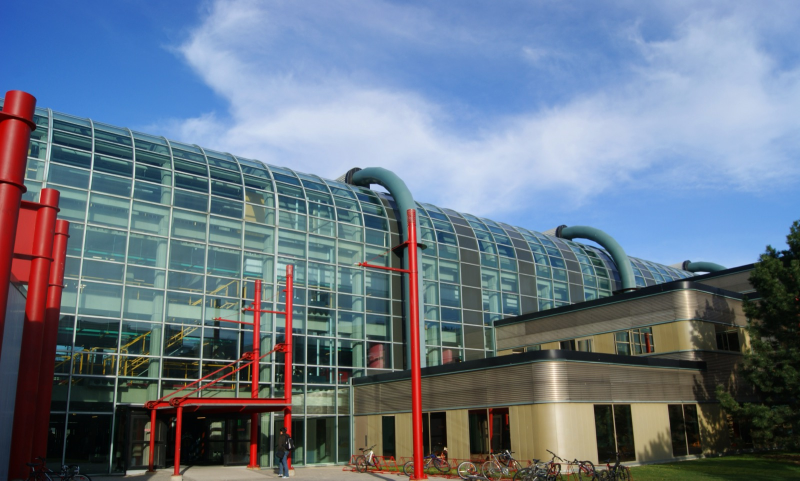
#> input picture docs/refs/buildings/dc/commons/DC_entrance_and_low_wing_2012.jpg, 1600 x 961 px (shown at 1/2 size); its folder holds only this picture in this run
$ python sheet.py ../../docs/refs/buildings/dc/commons/DC_entrance_and_low_wing_2012.jpg
#> lines starting #> are read from the running program, lines starting #| are printed output that depends on the picture
"""Contact sheet of one reference folder: python -m tools.refs.sheet docs/refs/buildings/dc [OUT.jpg] [--glob earth_*]"""
import sys
from pathlib import Path

from PIL import Image, ImageDraw

TW = 400


def sheet(folder, out=None, pattern="*.jpg", cols=4):
#> called with pattern = '*.jpg', cols = 4
    folder = Path(folder)
    files = sorted(list(folder.glob(pattern)) + list((folder / "private").glob(pattern)) + list((folder / "commons").glob(pattern)))
    if not files:
        print("no images in", folder)
        return None
    thumbs = []
    for f in files:
        im = Image.open(f).convert("RGB")
#> im is the input picture: PIL image 1600x961 RGB; mean R, G, B 104.4, 118.4, 134.2
        im = im.resize((TW, round(im.height * TW / im.width)))
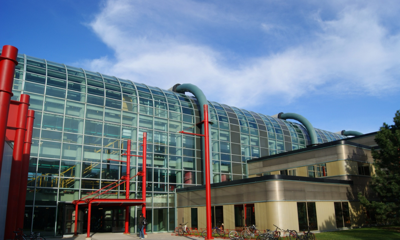
#> im: PIL image 400x240 RGB; mean R, G, B 104.4, 118.5, 134.2
        lab = Image.new("RGB", (TW, im.height + 16), "white")
#> lab: PIL image 400x256 RGB; every value is 255
        lab.paste(im, (0, 16))
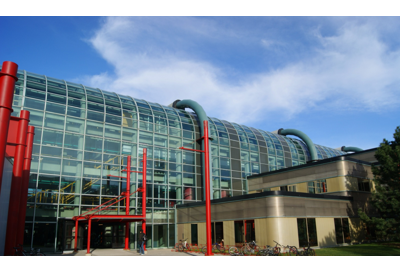
#> lab: PIL image 400x256 RGB; mean R, G, B 113.8, 127, 141.8
        ImageDraw.Draw(lab).text((4, 2), f.name[:60], fill="black")
        thumbs.append(lab)
    rows = [thumbs[k:k + cols] for k in range(0, len(thumbs), cols)]
#> rows = 1 item
    H = sum(max(t.height for t in r) for r in rows)
#> H = 256
    S = Image.new("RGB", (TW * cols, H), "white")
#> S: PIL image 1600x256 RGB; every value is 255
    y = 0
    for r in rows:
        for c, t in enumerate(r):
            S.paste(t, (c * TW, y))
        y += max(t.height for t in r)
#> this loop made 1 pass
#> y on pass 1: 256
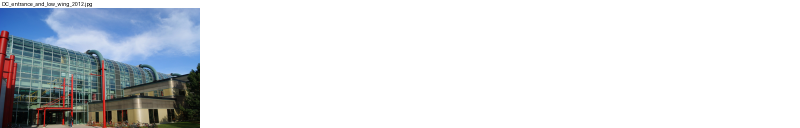
#> S: PIL image 1600x256 RGB (shown at 1/2 size); mean R, G, B 219.5, 222.8, 226.5
#> after the loop, y = 256
    out = Path(out) if out else folder / "private" / "_sheet.jpg"
    S.save(out, quality=80)
    print(out, len(files))
    return out


if __name__ == "__main__":
    a = [x for x in sys.argv[1:] if not x.startswith("--")]
    g = sys.argv[sys.argv.index("--glob") + 1] if "--glob" in sys.argv else "*.jpg"
    sheet(a[0], a[1] if len(a) > 1 and not a[1].startswith("earth") else None, g)

$ run again, on docs/refs/buildings/dc/commons/DC_entrance_red_frames_closeup_2010.jpg
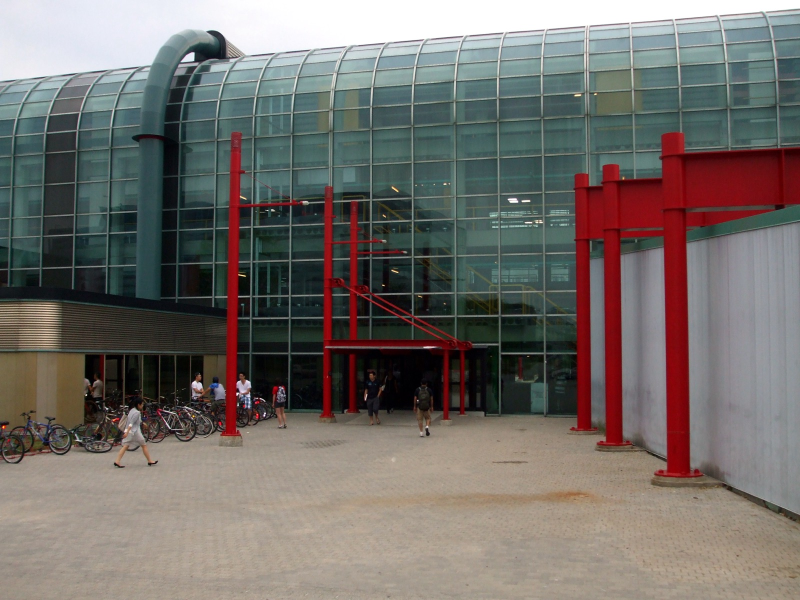
#> input picture docs/refs/buildings/dc/commons/DC_entrance_red_frames_closeup_2010.jpg, 1600 x 1200 px (shown at 1/2 size)
#> in sheet, im is the input picture: PIL image 1600x1200 RGB; mean R, G, B 115.2, 110.2, 105.9
#> im: PIL image 400x300 RGB
#> in sheet, `lab.paste(im, (0, 16))`:
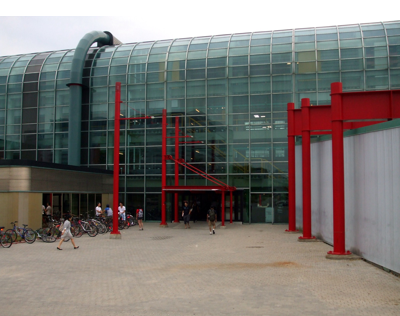
#> lab: PIL image 400x316 RGB; mean R, G, B 122.3, 117.5, 113.5
#> rows = 1 item
#> H = 316
#> the loop in sheet, `for r in rows:` made 1 pass
#> y on pass 1: 316
#> after the loop in sheet, `for r in rows:`:
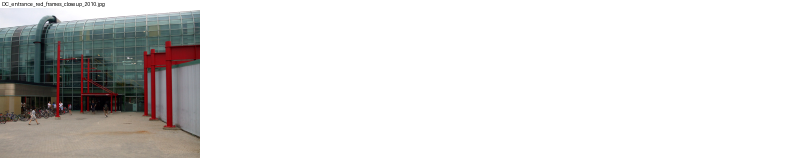
#> S: PIL image 1600x316 RGB (shown at 1/2 size); mean R, G, B 221.6, 220.4, 219.4
